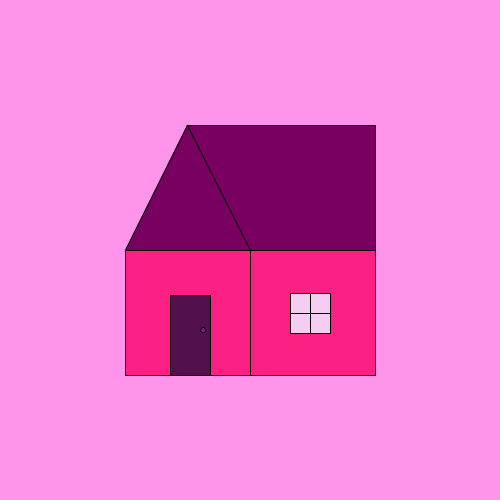
Frame 1 (no input)
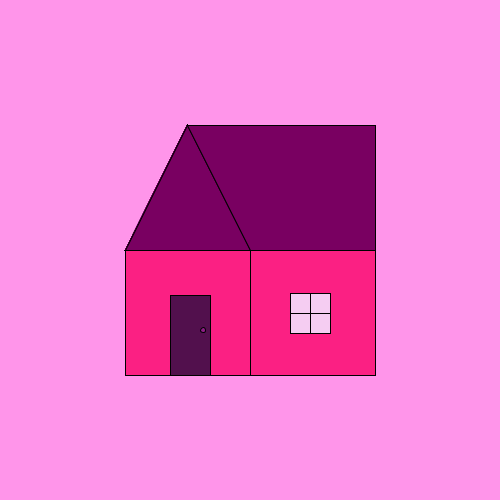
Frame 60 (the mouse pressed at the canvas centre just before this capture)
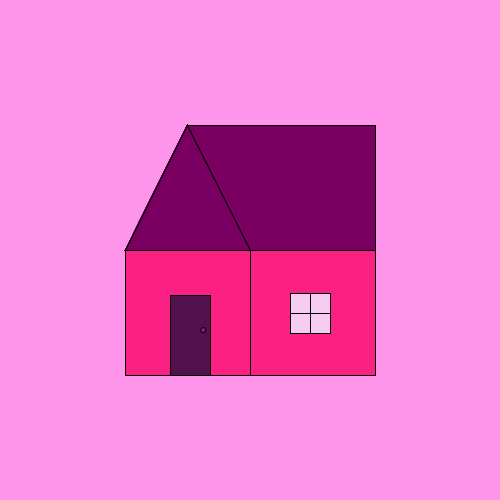
Frame 120 (the mouse held since frame 60 and released just before this capture)

The Processing sketch that drew these frames (run headless with seeded random() and noise(); from frame 60 on, the mouse is pressed at the canvas centre):

// Processing sketch: processing_139762
// ── processing_139762.pde

void setup (){
size(500, 500);
background(255,149,234);
}
  
void draw(){ 
fill(251,32,131); 
rect(125, 250, 250, 125); 
fill(121,0,97);
triangle(125, 250, 187, 125, 250, 250);
fill(121,0,97);
quad(250, 250, 187, 125, 375, 125, 375, 250);
fill(255,255,255);
 line(250, 250, 250, 375);
 fill(82,16,77);
rect(170,295,40,80);
fill(245,205,242);
rect(290,293,40,40);
fill(142,28,134);
ellipse(203,330,5,5);
line(310,293,310,333);
line(290,313,330,313);

}
